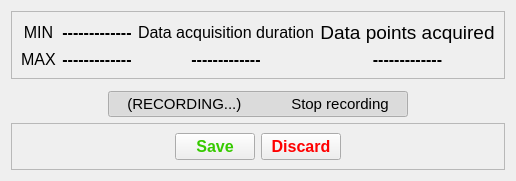
         <widget class="QWidget" name="recordedTab">
          <property name="enabled">
           <bool>true</bool>
          </property>
          <attribute name="title">
           <string>Recorded data</string>
          </attribute>
          <layout class="QVBoxLayout" name="verticalLayout_7">
           <item>
            <widget class="QFrame" name="recordedInfoFrame">
             <property name="font">
              <font>
               <pointsize>12</pointsize>
              </font>
             </property>
             <property name="frameShape">
              <enum>QFrame::StyledPanel</enum>
             </property>
             <property name="frameShadow">
              <enum>QFrame::Raised</enum>
             </property>
             <layout class="QGridLayout" name="gridLayout_3">
              <item row="0" column="5">
               <widget class="QLabel" name="label_20">
                <property name="font">
                 <font>
                  <pointsize>14</pointsize>
                 </font>
                </property>
                <property name="text">
                 <string>Data points acquired</string>
                </property>
                <property name="alignment">
                 <set>Qt::AlignCenter</set>
                </property>
               </widget>
              </item>
              <item row="0" column="0">
               <widget class="QLabel" name="label_15">
                <property name="font">
                 <font>
                  <pointsize>12</pointsize>
                 </font>
                </property>
                <property name="text">
                 <string>MIN</string>
                </property>
                <property name="alignment">
                 <set>Qt::AlignCenter</set>
                </property>
               </widget>
              </item>
              <item row="0" column="1">
               <widget class="QLabel" name="acquiredMinLbl">
                <property name="sizePolicy">
                 <sizepolicy hsizetype="Expanding" vsizetype="Fixed">
                  <horstretch>0</horstretch>
                  <verstretch>0</verstretch>
                 </sizepolicy>
                </property>
                <property name="font">
                 <font>
                  <pointsize>12</pointsize>
                  <bold>true</bold>
                 </font>
                </property>
                <property name="text">
                 <string>-------------</string>
                </property>
                <property name="alignment">
                 <set>Qt::AlignCenter</set>
                </property>
               </widget>
              </item>
              <item row="1" column="0">
               <widget class="QLabel" name="label_17">
                <property name="font">
                 <font>
                  <pointsize>12</pointsize>
                 </font>
                </property>
                <property name="text">
                 <string>MAX</string>
                </property>
                <property name="alignment">
                 <set>Qt::AlignCenter</set>
                </property>
               </widget>
              </item>
              <item row="1" column="1">
               <widget class="QLabel" name="acquiredMaxLbl">
                <property name="sizePolicy">
                 <sizepolicy hsizetype="Expanding" vsizetype="Fixed">
                  <horstretch>0</horstretch>
                  <verstretch>0</verstretch>
                 </sizepolicy>
                </property>
                <property name="font">
                 <font>
                  <pointsize>12</pointsize>
                  <bold>true</bold>
                 </font>
                </property>
                <property name="text">
                 <string>-------------</string>
                </property>
                <property name="alignment">
                 <set>Qt::AlignCenter</set>
                </property>
               </widget>
              </item>
              <item row="1" column="5">
               <widget class="QLabel" name="acquiaredPointsLbl">
                <property name="sizePolicy">
                 <sizepolicy hsizetype="Expanding" vsizetype="Fixed">
                  <horstretch>0</horstretch>
                  <verstretch>0</verstretch>
                 </sizepolicy>
                </property>
                <property name="font">
                 <font>
                  <pointsize>12</pointsize>
                  <bold>true</bold>
                 </font>
                </property>
                <property name="text">
                 <string>-------------</string>
                </property>
                <property name="alignment">
                 <set>Qt::AlignCenter</set>
                </property>
               </widget>
              </item>
              <item row="0" column="2">
               <widget class="QLabel" name="label_21">
                <property name="font">
                 <font>
                  <pointsize>12</pointsize>
                 </font>
                </property>
                <property name="text">
                 <string>Data acquisition duration</string>
                </property>
                <property name="alignment">
                 <set>Qt::AlignCenter</set>
                </property>
               </widget>
              </item>
              <item row="1" column="2">
               <widget class="QLabel" name="acquiredDurationLbl">
                <property name="sizePolicy">
                 <sizepolicy hsizetype="Expanding" vsizetype="Fixed">
                  <horstretch>0</horstretch>
                  <verstretch>0</verstretch>
                 </sizepolicy>
                </property>
                <property name="font">
                 <font>
                  <pointsize>12</pointsize>
                  <bold>true</bold>
                 </font>
                </property>
                <property name="text">
                 <string>-------------</string>
                </property>
                <property name="alignment">
                 <set>Qt::AlignCenter</set>
                </property>
               </widget>
              </item>
             </layout>
            </widget>
           </item>
           <item>
            <widget class="QFrame" name="acquiredPlotFrame">
             <property name="sizePolicy">
              <sizepolicy hsizetype="Expanding" vsizetype="Expanding">
               <horstretch>0</horstretch>
               <verstretch>0</verstretch>
              </sizepolicy>
             </property>
             <property name="minimumSize">
              <size>
               <width>0</width>
               <height>0</height>
              </size>
             </property>
             <layout class="QVBoxLayout" name="acquiredPlotFrameLayout">
              <property name="spacing">
               <number>0</number>
              </property>
              <property name="leftMargin">
               <number>0</number>
              </property>
              <property name="topMargin">
               <number>0</number>
              </property>
              <property name="rightMargin">
               <number>0</number>
              </property>
              <property name="bottomMargin">
               <number>0</number>
              </property>
             </layout>
            </widget>
           </item>
           <item alignment="Qt::AlignHCenter">
            <widget class="QPushButton" name="stopRecordingBtn">
             <property name="minimumSize">
              <size>
               <width>300</width>
               <height>0</height>
              </size>
             </property>
             <property name="font">
              <font>
               <pointsize>11</pointsize>
              </font>
             </property>
             <property name="styleSheet">
              <string notr="true"/>
             </property>
             <property name="text">
              <string>(RECORDING...)            Stop recording</string>
             </property>
             <property name="checkable">
              <bool>true</bool>
             </property>
             <property name="checked">
              <bool>true</bool>
             </property>
            </widget>
           </item>
           <item>
            <widget class="QFrame" name="saveConfirmationFrame">
             <property name="frameShape">
              <enum>QFrame::StyledPanel</enum>
             </property>
             <property name="frameShadow">
              <enum>QFrame::Raised</enum>
             </property>
             <layout class="QHBoxLayout" name="horizontalLayout_4">
              <item>
               <spacer name="horizontalSpacer_2">
                <property name="orientation">
                 <enum>Qt::Horizontal</enum>
                </property>
                <property name="sizeHint" stdset="0">
                 <size>
                  <width>40</width>
                  <height>20</height>
                 </size>
                </property>
               </spacer>
              </item>
              <item>
               <widget class="QPushButton" name="saveRecordingBtn">
                <property name="font">
                 <font>
                  <pointsize>12</pointsize>
                  <bold>true</bold>
                 </font>
                </property>
                <property name="styleSheet">
                 <string notr="true">color: rgb(54, 202, 0);</string>
                </property>
                <property name="text">
                 <string>Save</string>
                </property>
               </widget>
              </item>
              <item>
               <widget class="QPushButton" name="discardRecordingBtn">
                <property name="font">
                 <font>
                  <pointsize>12</pointsize>
                  <bold>true</bold>
                 </font>
                </property>
                <property name="styleSheet">
                 <string notr="true">color: rgb(255, 0, 0);</string>
                </property>
                <property name="text">
                 <string>Discard</string>
                </property>
               </widget>
              </item>
              <item>
               <spacer name="horizontalSpacer_3">
                <property name="orientation">
                 <enum>Qt::Horizontal</enum>
                </property>
                <property name="sizeHint" stdset="0">
                 <size>
                  <width>40</width>
                  <height>20</height>
                 </size>
                </property>
               </spacer>
              </item>
             </layout>
            </widget>
           </item>
          </layout>
         </widget>
